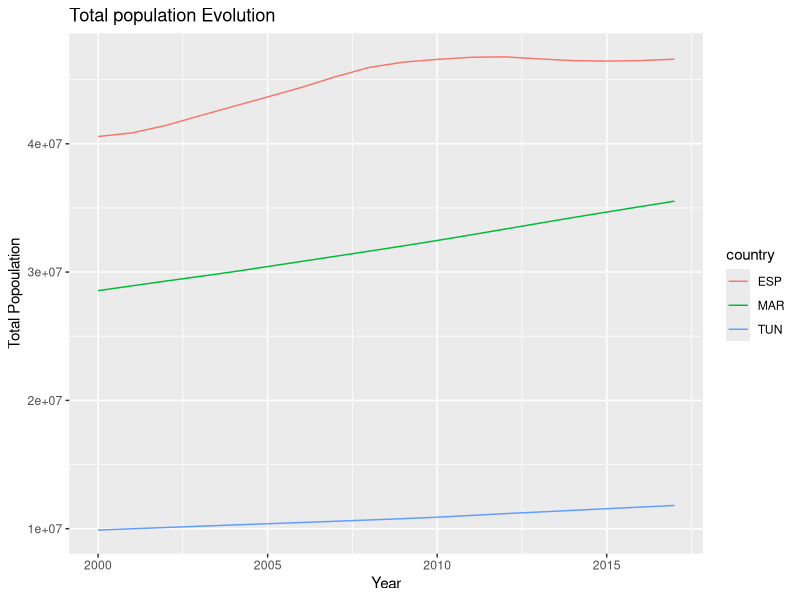
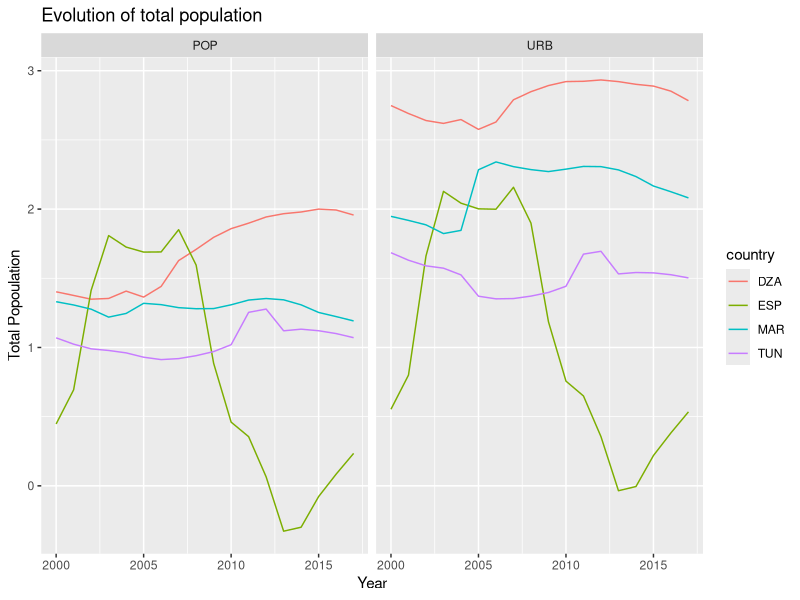

These charts were generated, in order, by the following R code:
## ---- chunk 1
knitr::opts_chunk$set(echo = FALSE)
library(tidyverse)
## ---- chunk 2
world_bank_pop
glimpse(world_bank_pop)
## ---- chunk 3
world_bank_pop %>% distinct(indicator)
## ---- chunk 4
world_bank_pop_total <- world_bank_pop %>% 
  filter(indicator== "SP.POP.TOTL",country %in% c("TUN", "MAR","DAZ", "ESP") ) %>%
  select(- indicator) 
world_bank_pop_total  
## ---- chunk 5
world_bank_pop_total_longer <- world_bank_pop_total  %>% 
  pivot_longer(`2000`:`2017`,names_to = "Year", values_to ="Total" ,
               names_transform = list(Year = as.integer))  
glimpse(world_bank_pop_total_longer)

## ---- chunk 6
world_bank_pop_total_longer %>% 
    ggplot( aes(x = Year, y = Total , color = country)  ) + 
    geom_line()  +
    labs(x="Year" , y = "Total Popoulation" , title = "Total population Evolution " )
  
## ---- chunk 7
world_bank_pop_all_longer <- world_bank_pop %>%
  pivot_longer(`2000`:`2017`, names_to = "Year", values_to = "value",names_transform = list(Year = as.integer)) 
world_bank_pop_all_longer
## ---- chunk 8
world_bank_pop_longer_sep  <- world_bank_pop_all_longer  %>%
     separate(indicator, c(NA, "area", "variable"))
world_bank_pop_longer_sep
## ---- chunk 9
world_bank_pop_wider  <-  world_bank_pop_longer_sep %>%
  pivot_wider(names_from = variable, values_from = value)
world_bank_pop_wider
## ---- chunk 10
world_bank_pop_wider %>%  filter(country %in% c("TUN","MAR","DZA","ESP") ) %>% 
    ggplot( aes(x = Year, y = GROW, color = country)  ) + 
    geom_line()  +
    facet_wrap(~area) +
    labs(x="Year" , y = "Total Popoulation" , title = "Evolution of total population" )
  
## ---- chunk 11
world_bank_pop_total_longer %>%
  filter(country=="MAR") %>%
mutate(total_lag=lag(Total))
## ---- chunk 12
?distinct
